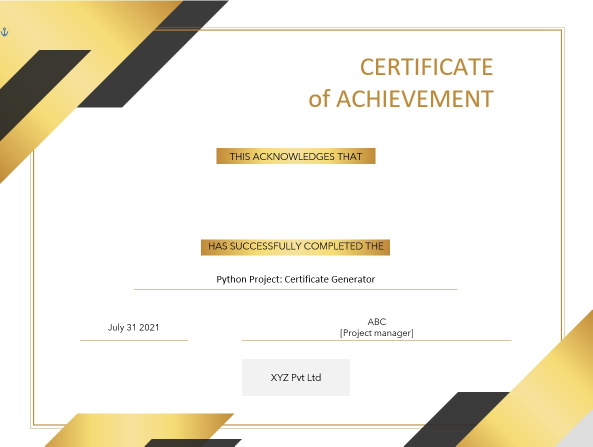
#> input picture final project/certificate.jpg, 1185 x 893 px (shown at 1/2 size)
$ python index.py
#> lines starting #> are read from the running program, lines starting #| are printed output that depends on the picture

from PIL import Image, ImageDraw, ImageFont

# Import pandas
import pandas as pd
# Import os
import os

# Create a csv file containing name of all students
# Save this in the same folder
df = pd.read_csv('sheet.csv')
#> (reads final project/sheet.csv from the repository)

# font variable contain text font which is printed on certificate
font = ImageFont.truetype('arial.ttf',60)

for index,j in df.iterrows():

    # certificate.jpg is a sample of certificate
    img = Image.open('certificate.jpg')
#> img is the input picture: PIL image 1185x893 RGB; mean R, G, B 241.7, 237.6, 225.5
    draw = ImageDraw.Draw(img)

    # Here we delcare first xy coordinate according to certificate and then select name column from csv file which contain all names
    # fill is RGB color
    draw.text(xy=(530,365),text='{}'.format(j['name']),fill=(184,134,11),font=font)

    # Save this created certificate in pictures folder and name of each certificate is same as in csv file
    img.save('pictures/{}.jpg'.format(j['name']))
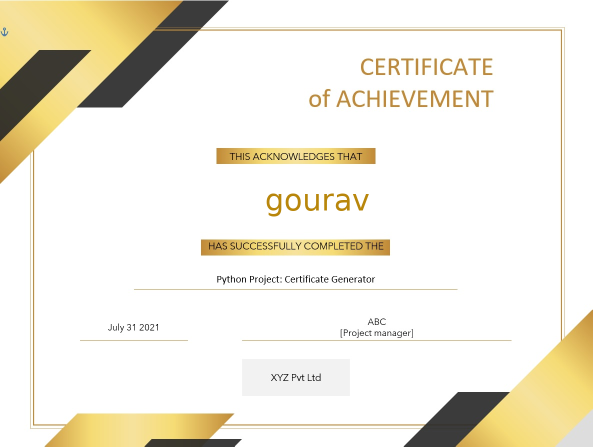
#> saved as gourav.jpg: PIL image 1185x893 RGB (shown at 1/2 size); mean R, G, B 241.5, 237.3, 224.9
